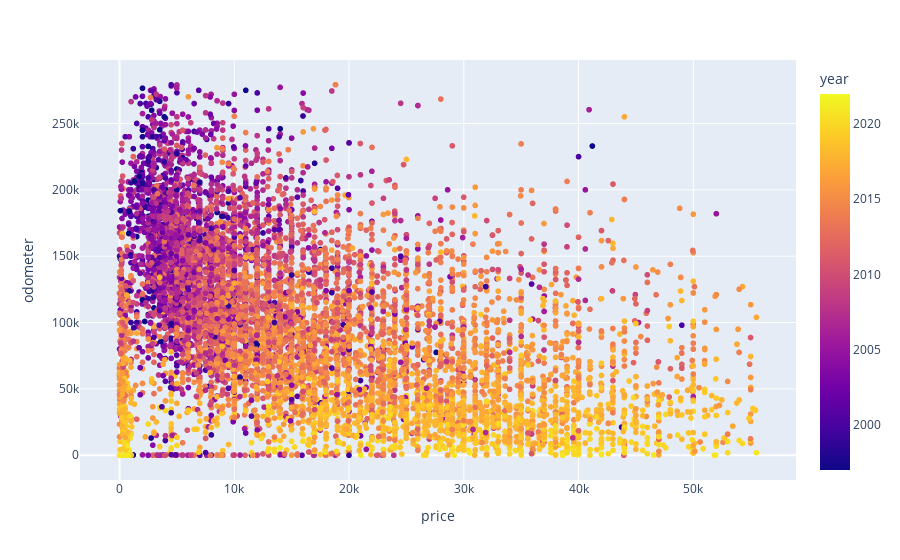

Notebook code for this chart:
### Markdown cell above
# C.
Take a n=1000 sample and look at the plot closely. Vehicles from the years 2000-2005 have a cheaper price and a higher odometer, while vehicles from the year 2020 have a higher price and a lower odometer value.

### Code cell
df_sample = df.sample(10000)
#pipe_model.predict([[100]])

px.scatter(df_sample, x='price', y='odometer', color='year')

### Figure 1 — Plotly figure (JSON) as saved in the notebook; plotly's stock layout.template omitted (floating-point values rounded to 4 significant figures; data arrays with more than 128 entries replaced by an {"elided": "..."} marker saying what was removed)
{"data": [{"hovertemplate": "price=%{x}<br>odometer=%{y}<br>year=%{marker.color}<extra></extra>", "legendgroup": "", "marker": {"color": {"elided": "10000 int values"}, "coloraxis": "coloraxis", "symbol": "circle"}, "mode": "markers", "name": "", "showlegend": false, "type": "scattergl", "x": {"elided": "10000 int values"}, "xaxis": "x", "y": {"elided": "10000 int values"}, "yaxis": "y"}], "layout": {"coloraxis": {"colorbar": {"title": {"text": "year"}}, "colorscale": [[0, "#0d0887"], [0.1111, "#46039f"], [0.2222, "#7201a8"], [0.3333, "#9c179e"], [0.4444, "#bd3786"], [0.5556, "#d8576b"], [0.6667, "#ed7953"], [0.7778, "#fb9f3a"], [0.8889, "#fdca26"], [1, "#f0f921"]]}, "legend": {"tracegroupgap": 0}, "margin": {"t": 60}, "xaxis": {"anchor": "y", "domain": [0, 1], "title": {"text": "price"}}, "yaxis": {"anchor": "x", "domain": [0, 1], "title": {"text": "odometer"}}}}
